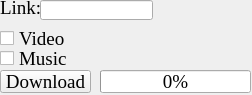
<?xml version="1.0" encoding="UTF-8"?>
<ui version="4.0">
 <class>MainWindow</class>
 <widget class="QMainWindow" name="MainWindow">
  <property name="geometry">
   <rect>
    <x>0</x>
    <y>0</y>
    <width>252</width>
    <height>95</height>
   </rect>
  </property>
  <property name="windowTitle">
   <string>MainWindow</string>
  </property>
  <widget class="QWidget" name="centralwidget">
   <widget class="QLabel" name="label">
    <property name="geometry">
     <rect>
      <x>0</x>
      <y>0</y>
      <width>41</width>
      <height>16</height>
     </rect>
    </property>
    <property name="font">
     <font>
      <family>Times New Roman</family>
      <pointsize>14</pointsize>
     </font>
    </property>
    <property name="text">
     <string>Link:</string>
    </property>
   </widget>
   <widget class="QLineEdit" name="lineEdit">
    <property name="geometry">
     <rect>
      <x>40</x>
      <y>0</y>
      <width>113</width>
      <height>20</height>
     </rect>
    </property>
    <property name="font">
     <font>
      <family>Times New Roman</family>
      <pointsize>14</pointsize>
     </font>
    </property>
   </widget>
   <widget class="QCheckBox" name="checkBox">
    <property name="geometry">
     <rect>
      <x>0</x>
      <y>30</y>
      <width>70</width>
      <height>17</height>
     </rect>
    </property>
    <property name="font">
     <font>
      <family>Times New Roman</family>
      <pointsize>14</pointsize>
     </font>
    </property>
    <property name="text">
     <string>Video</string>
    </property>
   </widget>
   <widget class="QCheckBox" name="checkBox_2">
    <property name="geometry">
     <rect>
      <x>0</x>
      <y>50</y>
      <width>70</width>
      <height>17</height>
     </rect>
    </property>
    <property name="font">
     <font>
      <family>Times New Roman</family>
      <pointsize>14</pointsize>
     </font>
    </property>
    <property name="text">
     <string>Music</string>
    </property>
   </widget>
   <widget class="QPushButton" name="pushButton">
    <property name="geometry">
     <rect>
      <x>0</x>
      <y>70</y>
      <width>91</width>
      <height>23</height>
     </rect>
    </property>
    <property name="font">
     <font>
      <family>Times New Roman</family>
      <pointsize>14</pointsize>
     </font>
    </property>
    <property name="text">
     <string>Download</string>
    </property>
   </widget>
   <widget class="QProgressBar" name="progressBar">
    <property name="geometry">
     <rect>
      <x>100</x>
      <y>70</y>
      <width>151</width>
      <height>23</height>
     </rect>
    </property>
    <property name="font">
     <font>
      <family>Times New Roman</family>
      <pointsize>14</pointsize>
     </font>
    </property>
    <property name="value">
     <number>0</number>
    </property>
   </widget>
  </widget>
 </widget>
 <resources/>
 <connections/>
</ui>
